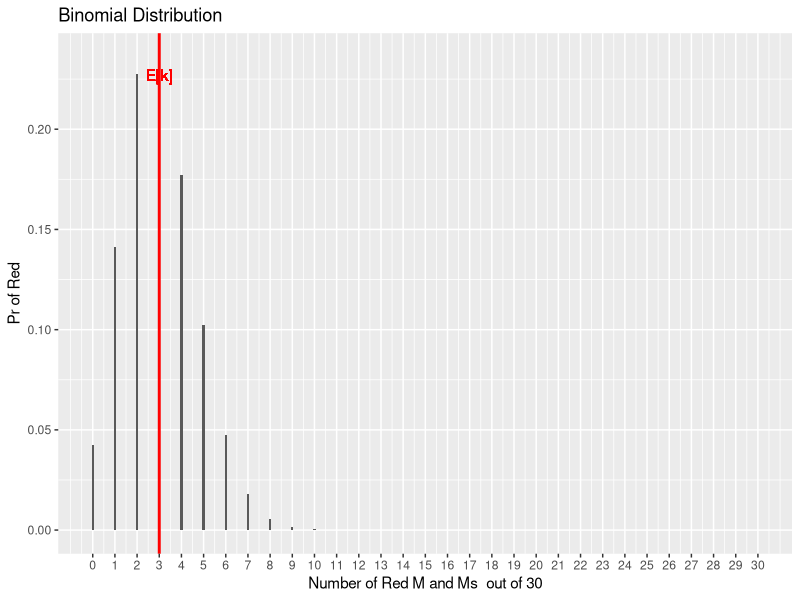
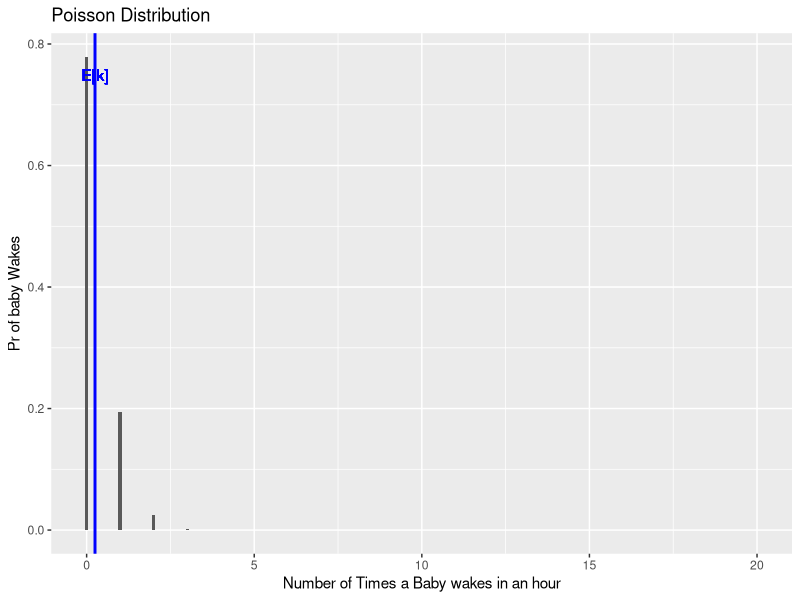
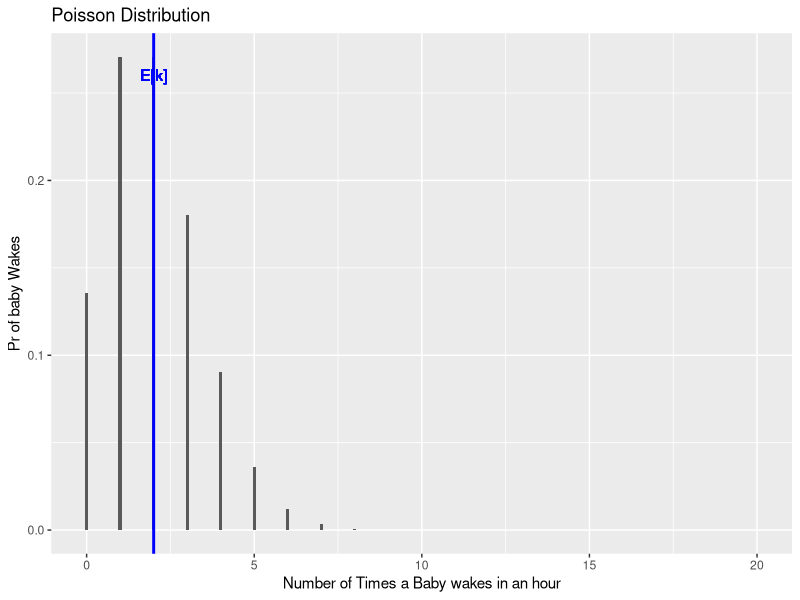
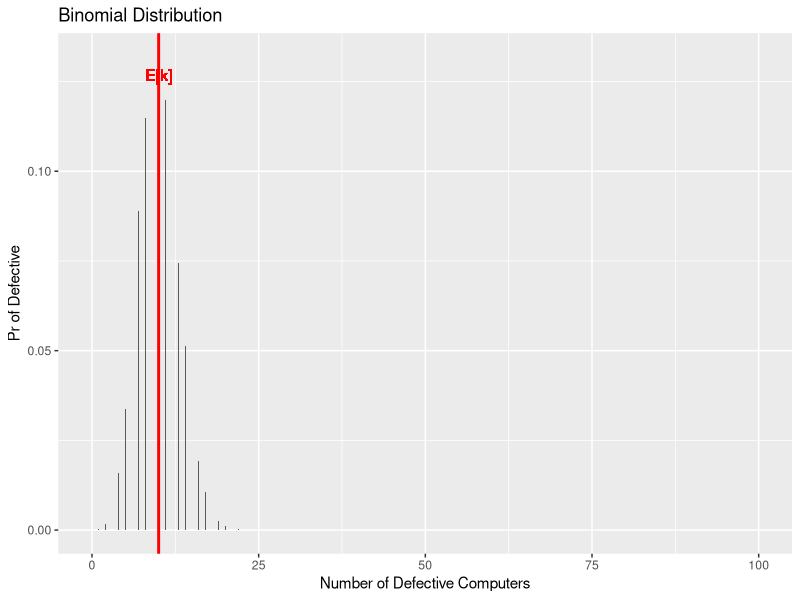
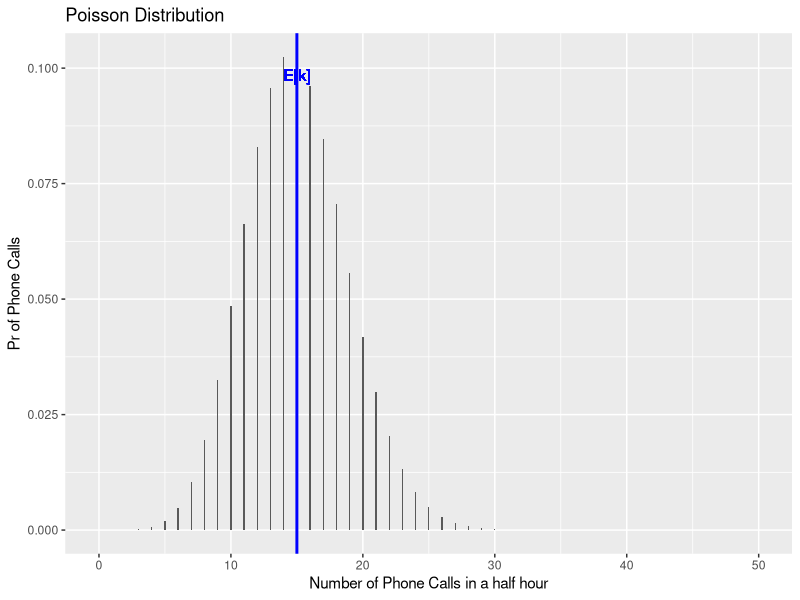
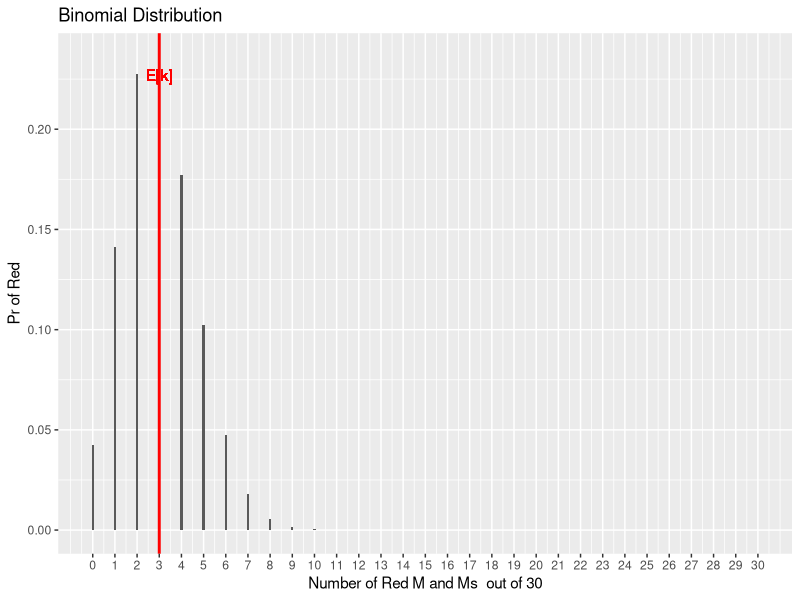
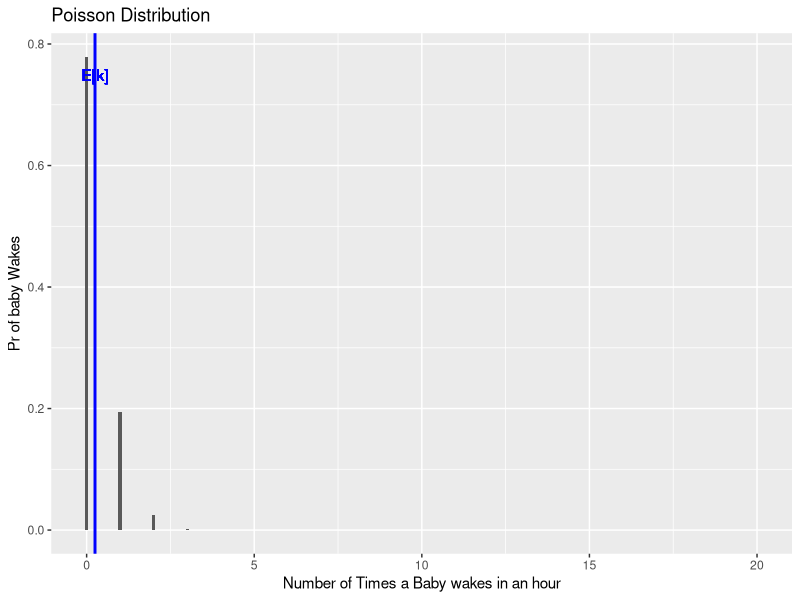
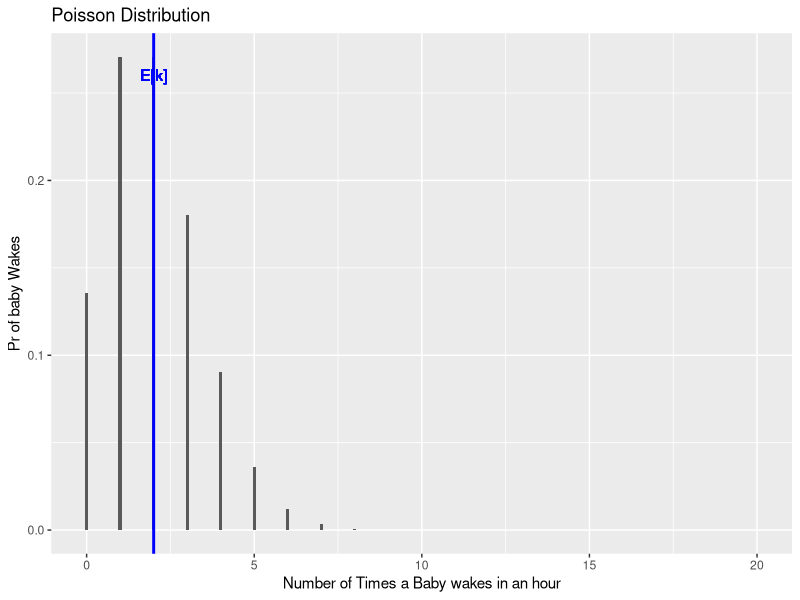

Reproduce these figures in R, in order.
## ---- chunk 1
knitr::opts_chunk$set(echo = TRUE)
library(ggplot2)
library(ggpubr)
library(knitr)
## ---- chunk 2
n<-30
k<-1
MandM<-0:n # Number of Games
Pr_Red<-0.1 # Probability of Success
Pr_Reds<-c(dbinom(0:n,n,Pr_Red)) # Binomial Probability 
Q1ii<-c(dbinom(0:k,n,Pr_Red))
E_X<- n*Pr_Red # Expected Value
Var_X<-10*Pr_Red*(1-Pr_Red) # Variance

## ---- chunk 3
df <- data.frame(MandM,Pr_Reds)
## Plot
binomial.p_dist<-ggplot(df, aes(x=MandM,y=Pr_Reds)) + geom_col(width = 0.1)+
  xlab("Number of Red M and Ms  out of 30")+
  ylab("Pr of Red")+ggtitle("Binomial Distribution")+
  scale_x_continuous(breaks=0:n)+ 
  geom_vline(xintercept = E_X, color = "Red", size=1)+
  geom_text(aes(x=E_X, label="E[k]", y=max(Pr_Reds)),vjust=2, 
            colour="red",  text=element_text(size=18))

 binomial.p_dist
ggsave("Q1.png",dpi=300, width = 4, height = 2)
## ---- chunk 4
Wake<-0:20 # Number of Games
Baby_wakes<-0.25 # Lambda
Pr_wakes<-c(dpois(Wake,Baby_wakes)) # Poisson Probabilities
E_X<-Baby_wakes # Expected Outcome

df <- data.frame(Wake,Pr_wakes)

## Plot
Poisson.p_dist<-ggplot(df, aes(x=Wake,y=Pr_wakes)) + 
  geom_col(width = 0.1)+xlab("Number of Times a Baby wakes in an hour")+
  ylab("Pr of baby Wakes")+ggtitle("Poisson Distribution")+ 
  geom_vline(xintercept = E_X,  color = "blue", size=1)+
  geom_text(aes(x=E_X, label="E[k]", y=max(Pr_wakes)),vjust=2,
            colour="blue",text=element_text(size=18))

Poisson.p_dist
ggsave("Q2i.png",dpi=300, width = 4, height = 2)

## ---- chunk 5

Baby_wakes<-0.25*8 # Lambda
Pr_wakes<-c(dpois(Wake,Baby_wakes)) # Poisson Probabilities
E_X<-Baby_wakes # Expected Outcome

df <- data.frame(Wake,Pr_wakes)

## Plot
Poisson.p_dist<-ggplot(df, aes(x=Wake,y=Pr_wakes)) + 
  geom_col(width = 0.1)+xlab("Number of Times a Baby wakes in an hour")+
  ylab("Pr of baby Wakes")+ggtitle("Poisson Distribution")+ 
  geom_vline(xintercept = E_X,  color = "blue", size=1)+
  geom_text(aes(x=E_X, label="E[k]", y=max(Pr_wakes)),vjust=2,
            colour="blue",text=element_text(size=18))

Poisson.p_dist
ggsave("Q2i.png",dpi=300, width = 4, height = 2)

## ---- chunk 6

Baby_wakes<-0.25*8 # Lambda
Pr_wakes_zero<-dpois(0,Baby_wakes) #
## ---- chunk 7
n<-100
k<-2
Computers<-0:n # Number of Games
Pr_Def<-0.1 # Probability of Success
Pr_Defs<-c(dbinom(0:n,n,Pr_Def)) # Binomial Probability 
Q4ii<-c(dbinom(0:k,n,Pr_Def))
E_X<- n*Pr_Def # Expected Value
Var_X<-10*Pr_Def*(1-Pr_Def) # Variance

## ---- chunk 8
df <- data.frame(Computers,Pr_Defs)
## Plot
binomial.p_dist<-ggplot(df, aes(x=Computers,y=Pr_Defs)) + geom_col(width = 0.1)+
  xlab("Number of Defective Computers")+
  ylab("Pr of Defective")+ggtitle("Binomial Distribution")+
  geom_vline(xintercept = E_X, color = "Red", size=1)+
  geom_text(aes(x=E_X, label="E[k]", y=max(Pr_Defs)),vjust=2, 
            colour="red",  text=element_text(size=18))

 binomial.p_dist
ggsave("Q4.png",dpi=300, width = 4, height = 2)
## ---- chunk 9
Calls<-0:50 # Number of Games
No_of_Calls<-15 # Lambda
Pr_Calls<-c(dpois(Calls,No_of_Calls)) # Poisson Probabilities
E_X<-No_of_Calls # Expected Outcome

df <- data.frame(Calls,Pr_Calls)

## Plot
Poisson.p_dist<-ggplot(df, aes(x=Calls,y=Pr_Calls)) + 
  geom_col(width = 0.1)+xlab("Number of Phone Calls in a half hour")+
  ylab("Pr of Phone Calls")+ggtitle("Poisson Distribution")+ 
  geom_vline(xintercept = E_X,  color = "blue", size=1)+
  geom_text(aes(x=E_X, label="E[k]", y=max(Pr_Calls)),vjust=2,
            colour="blue",text=element_text(size=18))

Poisson.p_dist
ggsave("Q5i.png",dpi=300, width = 4, height = 2)

## ---- chunk 10
No_of_Calls<-15 # Lambda
Pr_Calls_10<-dpois(10,No_of_Calls) #  10 Calls Poisson Probability
Pr_Calls_20<-dpois(20,No_of_Calls) #  20 Calls Poisson Probability
Pr_Calls_10_then_20 <- Pr_Calls_10*Pr_Calls_20
